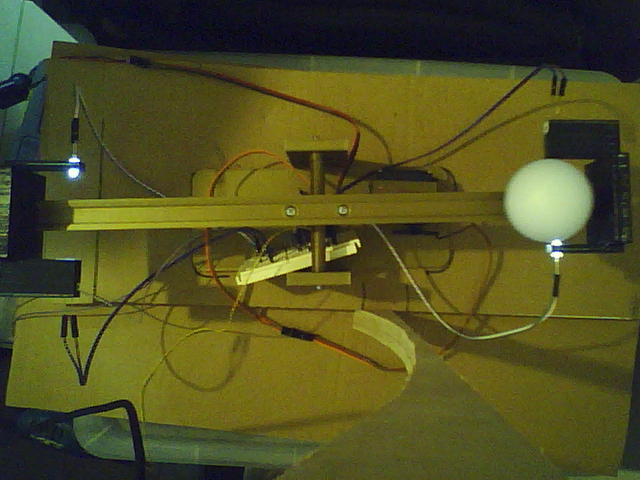
#> input picture RL_Mesila/vashdi_raspberry/im_web_001.jpg, 640 x 480 px, given in place of the camera
$ python video_calibrate.py
#> lines starting #> are read from the running program, lines starting #| are printed output that depends on the picture; after the words box and inside, x2 and y2 are one past the last pixel; in counts of white or black regions, pixels touching at a corner belong together
#!/usr/bin/python3.7

from time import sleep
import time
import subprocess
import cv2
import matplotlib.pyplot as plt

cap = cv2.VideoCapture(0)

# [13 lines of commented-out code are left out]
start_time = time.time()
#im001 = cv2.imread("/home/pi/Desktop/im_web_001.jpg")

try:
    while True:
        _,im001_raw = cap.read()
#> im001_raw is the input picture: shape (480, 640, 3); mean B, G, R 33.6, 79.5, 80.8
        im001 = cv2.medianBlur(im001_raw,5)
        x1,y1 = 0,150
        x2,y2 = 640,150
        x3,y3 = 0,270
        x4,y4 = 640,270
        width,height =640,480
        line_thickness = 2
        cv2.line(im001,(x1,y1),(x2,y2),(0,255,0),thickness=line_thickness)
        cv2.line(im001,(x3,y3),(x4,y4),(0,255,0),thickness=line_thickness)
        ### add inner line ###
        x1,y1 = 0,195
        x2,y2 = 640,195
        x3,y3 = 0,225
        x4,y4 = 640,225
        width,height =640,480
        line_thickness = 2
        cv2.line(im001,(x1,y1),(x2,y2),(0,0,255),thickness=line_thickness)
        cv2.line(im001,(x3,y3),(x4,y4),(0,0,255),thickness=line_thickness)
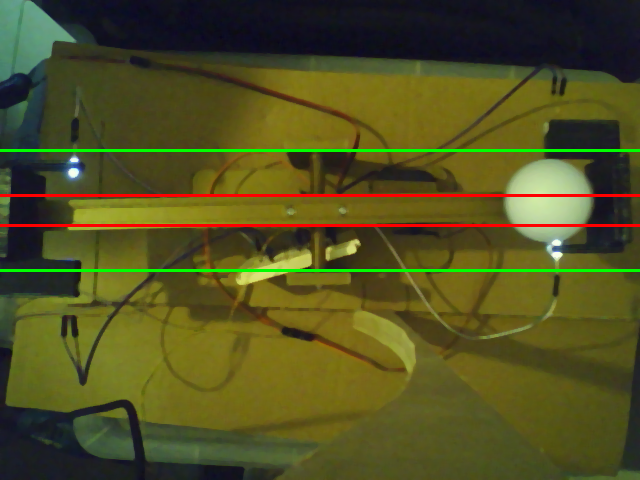
#> im001: shape (480, 640, 3); mean B, G, R 32.6, 80.5, 81.7

        #im001 = im001[150:270,:]
        #im002 = im002[150:270,:]
        im001gray  = cv2.cvtColor(im001,cv2.COLOR_BGR2GRAY)
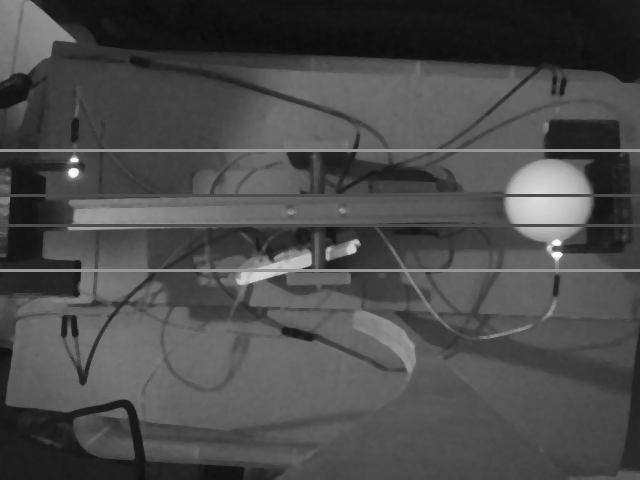
#> im001gray: shape (480, 640); min 9, max 250, mean 75.4
        (thresh,im001bw) = cv2.threshold(im001gray,180,255,cv2.THRESH_BINARY) #original threshold = 127 (now 180)
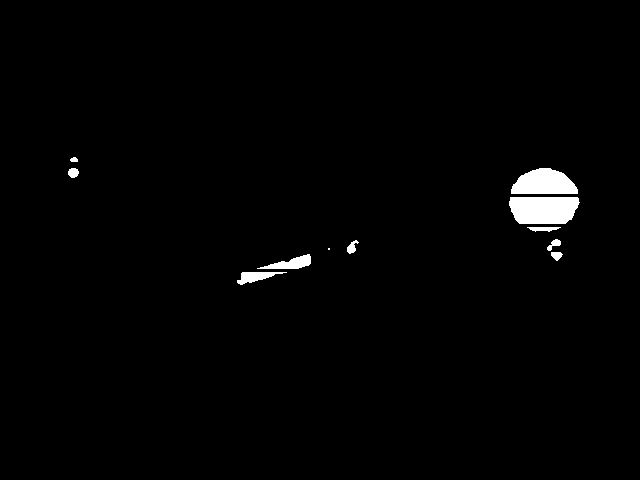
#> im001bw: shape (480, 640); 1.4% white; 11 white regions (1 under 20 px), largest, box (x1, y1, x2, y2) and area: (509, 197, 580, 224) 1697, (511, 168, 578, 194) 1317, (257, 254, 311, 269) 397
        im001rgb = cv2.cvtColor(im001,cv2.COLOR_BGR2RGB)
        cv2.imshow("im001rgb",im001rgb)
        cv2.waitKey(1)

except KeyboardInterrupt:
    fig = plt.figure()#figsize=(30,30))
    plt1 = fig.add_subplot(3,1,1)
    plt.imshow(im001rgb)
    plt3 = fig.add_subplot(3,1,2)
    plt.imshow(im001gray,cmap='Greys')
    plt5 = fig.add_subplot(3,1,3)
    plt.imshow(im001bw,cmap='Greys_r')
    #plt9 = fig.add_subplot(5,2,9)
    #plt.imshow(circleDelta_reshape,cmap='Greys_r')


    plt1.title.set_text("im001rgb")
    plt3.title.set_text("im001gray")
    plt5.title.set_text("im001bw")
    plt.show()
#
